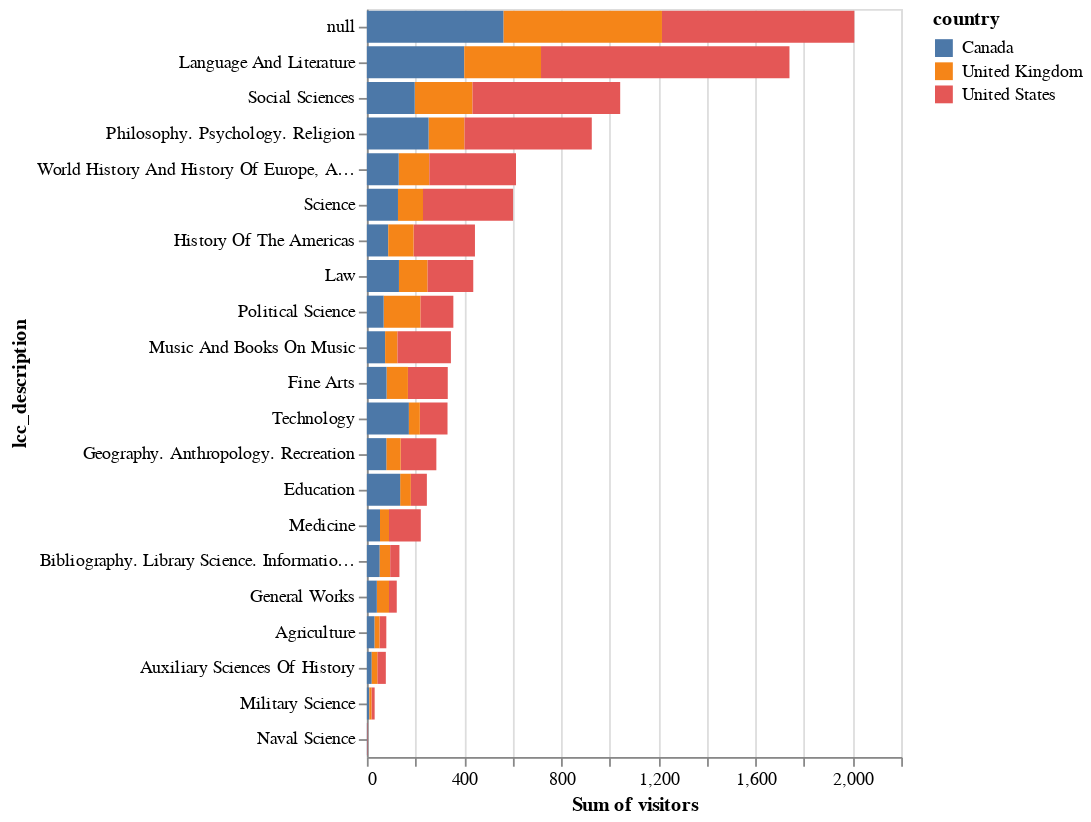

Notebook code for this chart:
### Code cell
alt.Chart(pageviews).mark_bar().encode(
    y = alt.Y('lcc_description:N', sort='-x'),
    x = 'sum(visitors):Q',
    color = 'country:N'
)

### Figure 1 — Vega specification as saved in the notebook (floating-point values rounded to 4 significant figures)
{"$schema": "https://vega.github.io/schema/vega/v5.json", "data": [{"name": "source_0"}, {"name": "data_0", "values": [{"country": "Canada", "lcc_description": "Military Science", "sum_visitors": 10, "sum_visitors_end": 10.0, "sum_visitors_start": 0.0}, {"country": "United States", "lcc_description": "History Of The Americas", "sum_visitors": 253, "sum_visitors_end": 445.0, "sum_visitors_start": 192.0}, {"country": "United Kingdom", "lcc_description": "Social Sciences", "sum_visitors": 238, "sum_visitors_end": 435.0, "sum_visitors_start": 197.0}, {"country": "United Kingdom", "lcc_description": null, "sum_visitors": 653, "sum_visitors_end": 1215.0, "sum_visitors_start": 562.0}, {"country": "United Kingdom", "lcc_description": "Science", "sum_visitors": 103, "sum_visitors_end": 231.0, "sum_visitors_start": 128.0}, {"country": "Canada", "lcc_description": "Medicine", "sum_visitors": 54, "sum_visitors_end": 54.0, "sum_visitors_start": 0.0}, {"country": "Canada", "lcc_description": "Language And Literature", "sum_visitors": 401, "sum_visitors_end": 401.0, "sum_visitors_start": 0.0}, {"country": "United Kingdom", "lcc_description": "Philosophy. Psychology. Religion", "sum_visitors": 148, "sum_visitors_end": 402.0, "sum_visitors_start": 254.0}, {"country": "United Kingdom", "lcc_description": "World History And History Of Europe, Asia, Africa, Australia, New Zealand, Etc.", "sum_visitors": 126, "sum_visitors_end": 257.0, "sum_visitors_start": 131.0}, {"country": "United Kingdom", "lcc_description": "Language And Literature", "sum_visitors": 316, "sum_visitors_end": 717.0, "sum_visitors_start": 401.0}, {"country": "United States", "lcc_description": "Science", "sum_visitors": 371, "sum_visitors_end": 602.0, "sum_visitors_start": 231.0}, {"country": "Canada", "lcc_description": null, "sum_visitors": 562, "sum_visitors_end": 562.0, "sum_visitors_start": 0.0}, {"country": "United States", "lcc_description": "Fine Arts", "sum_visitors": 164, "sum_visitors_end": 333.0, "sum_visitors_start": 169.0}, {"country": "United States", "lcc_description": "Philosophy. Psychology. Religion", "sum_visitors": 524, "sum_visitors_end": 926.0, "sum_visitors_start": 402.0}, {"country": "United States", "lcc_description": "Social Sciences", "sum_visitors": 608, "sum_visitors_end": 1043.0, "sum_visitors_start": 435.0}, {"country": "United Kingdom", "lcc_description": "Education", "sum_visitors": 44, "sum_visitors_end": 181.0, "sum_visitors_start": 137.0}, {"country": "Canada", "lcc_description": "Social Sciences", "sum_visitors": 197, "sum_visitors_end": 197.0, "sum_visitors_start": 0.0}, {"country": "Canada", "lcc_description": "Bibliography. Library Science. Information Resources (General)", "sum_visitors": 53, "sum_visitors_end": 53.0, "sum_visitors_start": 0.0}, {"country": "United States", "lcc_description": null, "sum_visitors": 792, "sum_visitors_end": 2007.0, "sum_visitors_start": 1215.0}, {"country": "United Kingdom", "lcc_description": "Law", "sum_visitors": 118, "sum_visitors_end": 250.0, "sum_visitors_start": 132.0}, {"country": "Canada", "lcc_description": "Education", "sum_visitors": 137, "sum_visitors_end": 137.0, "sum_visitors_start": 0.0}, {"country": "Canada", "lcc_description": "Music And Books On Music", "sum_visitors": 75, "sum_visitors_end": 75.0, "sum_visitors_start": 0.0}, {"country": "United Kingdom", "lcc_description": "Fine Arts", "sum_visitors": 88, "sum_visitors_end": 169.0, "sum_visitors_start": 81.0}, {"country": "Canada", "lcc_description": "World History And History Of Europe, Asia, Africa, Australia, New Zealand, Etc.", "sum_visitors": 131, "sum_visitors_end": 131.0, "sum_visitors_start": 0.0}, {"country": "United States", "lcc_description": "Language And Literature", "sum_visitors": 1023, "sum_visitors_end": 1740.0, "sum_visitors_start": 717.0}, {"country": "Canada", "lcc_description": "Law", "sum_visitors": 132, "sum_visitors_end": 132.0, "sum_visitors_start": 0.0}, {"country": "United States", "lcc_description": "Geography. Anthropology. Recreation", "sum_visitors": 147, "sum_visitors_end": 286.0, "sum_visitors_start": 139.0}, {"country": "United States", "lcc_description": "Law", "sum_visitors": 188, "sum_visitors_end": 438.0, "sum_visitors_start": 250.0}, {"country": "United Kingdom", "lcc_description": "Bibliography. Library Science. Information Resources (General)", "sum_visitors": 43, "sum_visitors_end": 96.0, "sum_visitors_start": 53.0}, {"country": "United Kingdom", "lcc_description": "General Works", "sum_visitors": 50, "sum_visitors_end": 91.0, "sum_visitors_start": 41.0}, {"country": "United States", "lcc_description": "Agriculture", "sum_visitors": 28, "sum_visitors_end": 80.0, "sum_visitors_start": 52.0}, {"country": "United Kingdom", "lcc_description": "Political Science", "sum_visitors": 152, "sum_visitors_end": 221.0, "sum_visitors_start": 69.0}, {"country": "United Kingdom", "lcc_description": "Geography. Anthropology. Recreation", "sum_visitors": 59, "sum_visitors_end": 139.0, "sum_visitors_start": 80.0}, {"country": "Canada", "lcc_description": "Geography. Anthropology. Recreation", "sum_visitors": 80, "sum_visitors_end": 80.0, "sum_visitors_start": 0.0}, {"country": "Canada", "lcc_description": "Philosophy. Psychology. Religion", "sum_visitors": 254, "sum_visitors_end": 254.0, "sum_visitors_start": 0.0}, {"country": "Canada", "lcc_description": "General Works", "sum_visitors": 41, "sum_visitors_end": 41.0, "sum_visitors_start": 0.0}, {"country": "Canada", "lcc_description": "Science", "sum_visitors": 128, "sum_visitors_end": 128.0, "sum_visitors_start": 0.0}, {"country": "United States", "lcc_description": "Technology", "sum_visitors": 114, "sum_visitors_end": 332.0, "sum_visitors_start": 218.0}, {"country": "United States", "lcc_description": "World History And History Of Europe, Asia, Africa, Australia, New Zealand, Etc.", "sum_visitors": 357, "sum_visitors_end": 614.0, "sum_visitors_start": 257.0}, {"country": "United Kingdom", "lcc_description": "Agriculture", "sum_visitors": 21, "sum_visitors_end": 52.0, "sum_visitors_start": 31.0}, {"country": "Canada", "lcc_description": "History Of The Americas", "sum_visitors": 88, "sum_visitors_end": 88.0, "sum_visitors_start": 0.0}, {"country": "United States", "lcc_description": "General Works", "sum_visitors": 32, "sum_visitors_end": 123.0, "sum_visitors_start": 91.0}, {"country": "United Kingdom", "lcc_description": "Music And Books On Music", "sum_visitors": 51, "sum_visitors_end": 126.0, "sum_visitors_start": 75.0}, {"country": "Canada", "lcc_description": "Technology", "sum_visitors": 173, "sum_visitors_end": 173.0, "sum_visitors_start": 0.0}, {"country": "United States", "lcc_description": "Music And Books On Music", "sum_visitors": 220, "sum_visitors_end": 346.0, "sum_visitors_start": 126.0}, {"country": "Canada", "lcc_description": "Political Science", "sum_visitors": 69, "sum_visitors_end": 69.0, "sum_visitors_start": 0.0}, {"country": "United States", "lcc_description": "Education", "sum_visitors": 66, "sum_visitors_end": 247.0, "sum_visitors_start": 181.0}, {"country": "United States", "lcc_description": "Auxiliary Sciences Of History", "sum_visitors": 35, "sum_visitors_end": 78.0, "sum_visitors_start": 43.0}, {"country": "Canada", "lcc_description": "Auxiliary Sciences Of History", "sum_visitors": 20, "sum_visitors_end": 20.0, "sum_visitors_start": 0.0}, {"country": "United Kingdom", "lcc_description": "History Of The Americas", "sum_visitors": 104, "sum_visitors_end": 192.0, "sum_visitors_start": 88.0}, {"country": "United States", "lcc_description": "Medicine", "sum_visitors": 131, "sum_visitors_end": 222.0, "sum_visitors_start": 91.0}, {"country": "United States", "lcc_description": "Military Science", "sum_visitors": 13, "sum_visitors_end": 32.0, "sum_visitors_start": 19.0}, {"country": "Canada", "lcc_description": "Fine Arts", "sum_visitors": 81, "sum_visitors_end": 81.0, "sum_visitors_start": 0.0}, {"country": "United States", "lcc_description": "Political Science", "sum_visitors": 135, "sum_visitors_end": 356.0, "sum_visitors_start": 221.0}, {"country": "United Kingdom", "lcc_description": "Auxiliary Sciences Of History", "sum_visitors": 23, "sum_visitors_end": 43.0, "sum_visitors_start": 20.0}, {"country": "Canada", "lcc_description": "Agriculture", "sum_visitors": 31, "sum_visitors_end": 31.0, "sum_visitors_start": 0.0}, {"country": "United States", "lcc_description": "Bibliography. Library Science. Information Resources (General)", "sum_visitors": 38, "sum_visitors_end": 134.0, "sum_visitors_start": 96.0}, {"country": "United Kingdom", "lcc_description": "Technology", "sum_visitors": 45, "sum_visitors_end": 218.0, "sum_visitors_start": 173.0}, {"country": "United Kingdom", "lcc_description": "Medicine", "sum_visitors": 37, "sum_visitors_end": 91.0, "sum_visitors_start": 54.0}, {"country": "United Kingdom", "lcc_description": "Military Science", "sum_visitors": 9, "sum_visitors_end": 19.0, "sum_visitors_start": 10.0}, {"country": "United States", "lcc_description": "Naval Science", "sum_visitors": 2, "sum_visitors_end": 3.0, "sum_visitors_start": 1.0}, {"country": "Canada", "lcc_description": "Naval Science", "sum_visitors": 1, "sum_visitors_end": 1.0, "sum_visitors_start": 0.0}]}, {"name": "source_0_y_domain_lcc_description", "values": [{"lcc_description": "Military Science", "sort_field": 32}, {"lcc_description": "History Of The Americas", "sort_field": 445}, {"lcc_description": "Social Sciences", "sort_field": 1043}, {"lcc_description": null, "sort_field": 2007}, {"lcc_description": "Science", "sort_field": 602}, {"lcc_description": "Medicine", "sort_field": 222}, {"lcc_description": "Language And Literature", "sort_field": 1740}, {"lcc_description": "Philosophy. Psychology. Religion", "sort_field": 926}, {"lcc_description": "World History And History Of Europe, Asia, Africa, Australia, New Zealand, Etc.", "sort_field": 614}, {"lcc_description": "Fine Arts", "sort_field": 333}, {"lcc_description": "Education", "sort_field": 247}, {"lcc_description": "Bibliography. Library Science. Information Resources (General)", "sort_field": 134}, {"lcc_description": "Law", "sort_field": 438}, {"lcc_description": "Music And Books On Music", "sort_field": 346}, {"lcc_description": "Geography. Anthropology. Recreation", "sort_field": 286}, {"lcc_description": "General Works", "sort_field": 123}, {"lcc_description": "Agriculture", "sort_field": 80}, {"lcc_description": "Political Science", "sort_field": 356}, {"lcc_description": "Technology", "sort_field": 332}, {"lcc_description": "Auxiliary Sciences Of History", "sort_field": 78}, {"lcc_description": "Naval Science", "sort_field": 3}]}, {"name": "data_0_color_domain_country", "values": [{"country": "Canada"}, {"country": "United States"}, {"country": "United Kingdom"}]}], "signals": [{"name": "y_step", "value": 20}, {"name": "height", "update": "bandspace(domain('y').length, 0.1, 0.05) * y_step"}], "marks": [{"type": "rect", "name": "marks", "from": {"data": "data_0"}, "encode": {"update": {"ariaRoleDescription": {"value": "bar"}, "x2": {"field": "sum_visitors_start", "scale": "x"}, "height": {"signal": "max(0.25, bandwidth('y'))"}, "fill": {"field": "country", "scale": "color"}, "description": {"signal": "\"Sum of visitors: \" + (format(datum[\"sum_visitors\"], \"\")) + \"; lcc_description: \" + (isValid(datum[\"lcc_description\"]) ? datum[\"lcc_description\"] : \"\"+datum[\"lcc_description\"]) + \"; country: \" + (isValid(datum[\"country\"]) ? datum[\"country\"] : \"\"+datum[\"country\"])"}, "x": {"field": "sum_visitors_end", "scale": "x"}, "y": {"field": "lcc_description", "scale": "y"}}}, "style": ["bar"]}], "scales": [{"name": "x", "type": "linear", "domain": {"fields": ["sum_visitors_start", "sum_visitors_end"], "data": "data_0"}, "range": [0, {"signal": "width"}], "zero": true, "nice": true}, {"name": "y", "type": "band", "domain": {"data": "source_0_y_domain_lcc_description", "field": "lcc_description", "sort": {"op": "max", "field": "sort_field", "order": "descending"}}, "range": {"step": {"signal": "y_step"}}, "paddingOuter": 0.05, "paddingInner": 0.1}, {"name": "color", "type": "ordinal", "domain": {"data": "data_0_color_domain_country", "field": "country", "sort": true}, "range": "category"}], "axes": [{"scale": "x", "labels": false, "aria": false, "maxExtent": 0, "ticks": false, "minExtent": 0, "tickCount": {"signal": "ceil(width/40)"}, "domain": false, "zindex": 0, "gridScale": "y", "grid": true, "orient": "bottom"}, {"scale": "x", "labelOverlap": true, "tickCount": {"signal": "ceil(width/40)"}, "orient": "bottom", "labelFlush": true, "grid": false, "title": "Sum of visitors", "zindex": 0}, {"scale": "y", "orient": "left", "grid": false, "title": "lcc_description", "zindex": 0}], "style": "cell", "padding": 5, "width": 300, "legends": [{"fill": "color", "symbolType": "square", "title": "country"}], "background": "white"}
